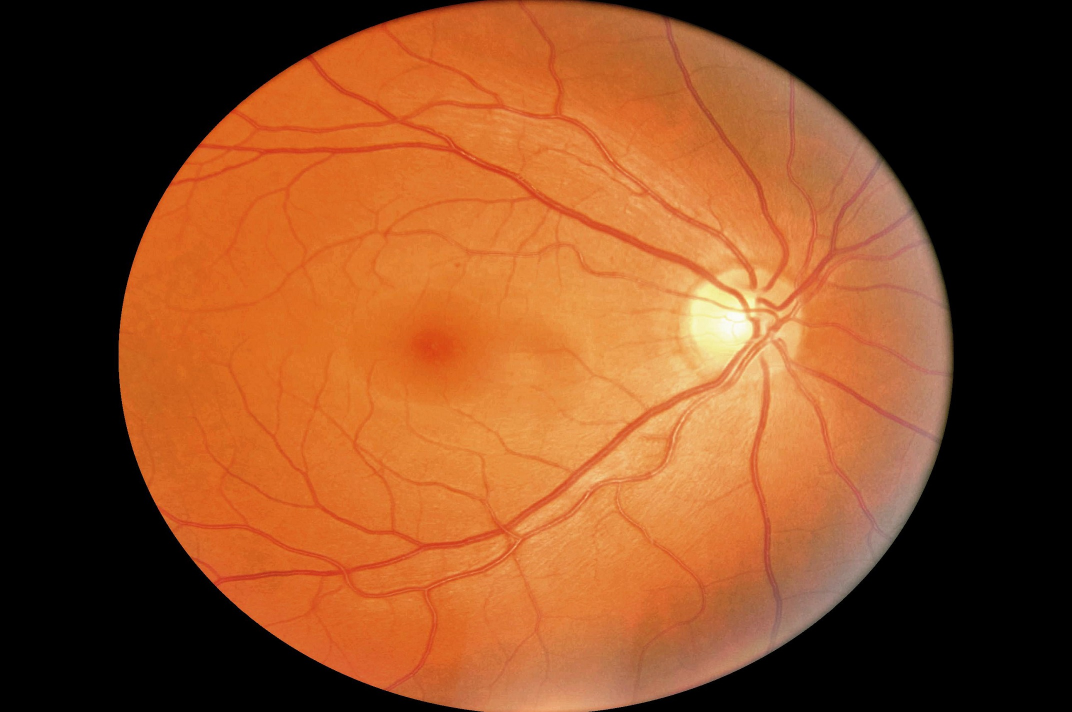
#> input picture segmentation/retinal_img2.jpg, 2144 x 1424 px (shown at 1/2 size)
$ python -i pipeline.py   (imports and definitions only)
#> lines starting #> are read from the running program, lines starting #| are printed output that depends on the picture; after the words box and inside, x2 and y2 are one past the last pixel; in counts of white or black regions, pixels touching at a corner belong together
### services/detector/src/detector/background.py
"""Background (tool-free retina) model: static file, or learned online from live footage."""
from __future__ import annotations

import cv2
import numpy as np


def value_channel(bgr: np.ndarray) -> np.ndarray:
    return cv2.GaussianBlur(cv2.cvtColor(bgr, cv2.COLOR_BGR2HSV)[..., 2].astype(np.float32), (0, 0), 1.5)


def local_max_value(bgr: np.ndarray, window: int = 161) -> np.ndarray:
    """Single-frame fallback: bright envelope of V (tools/shadows are darker than their surroundings)."""
    v = cv2.cvtColor(bgr, cv2.COLOR_BGR2HSV)[..., 2]
    small = cv2.resize(v, None, fx=0.25, fy=0.25, interpolation=cv2.INTER_AREA)
    k = max(3, window // 4) | 1
    env = cv2.GaussianBlur(cv2.dilate(small, np.ones((k, k), np.uint8)).astype(np.float32), (0, 0), k / 3)
    return cv2.resize(env, (v.shape[1], v.shape[0]), interpolation=cv2.INTER_LINEAR)


# [15 lines left out: function find_eye_disc, not called in this run]


class Background:
    """Holds the reference V channel. States: `static` (loaded), `learning` (bootstrapping), `none`."""

    def __init__(self, path: str | None = None, size: int = 1080):
        self.size = size
        self.v: np.ndarray | None = None
        self.bgr: np.ndarray | None = None          # float32 colour background (for chromaticity tests)
        self.state = "none"
        self.disc: tuple[float, float, float] | None = None   # eye circle found in the background
        self._samples: list[np.ndarray] = []
        if path:
            img = cv2.imread(path)
            if img is not None:
                self.set_image(img)

    # [7 lines left out: function set_image, not called in this run]

    def reset(self) -> None:
        self.v, self.bgr, self.state, self.disc, self._samples = None, None, "none", None, []

    # -- online learning -------------------------------------------------
    # [21 lines left out: functions add_sample, adapt, not called in this run]

    def reference(self, bgr: np.ndarray) -> tuple[np.ndarray, bool]:
        """Returns (reference V, is_background_model)."""
        if self.v is not None:
            return self.v, True
        return local_max_value(bgr), False

### services/detector/src/detector/masks.py
"""Pixel masks for the forceps (grey, unsaturated) and its shadow (dark relative to the background)."""
from __future__ import annotations

import cv2
import numpy as np

from .config import Settings


def disc(size: int, radius_frac: float, eye=None) -> np.ndarray:
    """Circular region of interest: the detected eye circle (scaled), else centred with a default radius."""
    d = np.zeros((size, size), np.uint8)
    if eye is not None:
        cv2.circle(d, (int(eye[0]), int(eye[1])), int(eye[2] * radius_frac), 1, -1)
    else:
        cv2.circle(d, (size // 2, size // 2), int(radius_frac * size), 1, -1)
    return d


# [6 lines left out: function colour_angle, not called in this run]


def compute_masks(bgr: np.ndarray, ref_v: np.ndarray, from_model: bool, cfg: Settings, eye=None, ref_bgr=None):
    hsv = cv2.cvtColor(bgr, cv2.COLOR_BGR2HSV)
    sat = hsv[..., 1]
    val = cv2.GaussianBlur(hsv[..., 2].astype(np.float32), (0, 0), 1.0)
    ratio = val / np.maximum(ref_v, 1)
    inside = disc(bgr.shape[0], cfg.mask_disc_eye if eye is not None else cfg.mask_disc_radius, eye) > 0
    forceps = ((sat < cfg.forceps_sat_max) & (val < cfg.forceps_val_max) & inside).astype(np.uint8)
    if ref_bgr is not None and cfg.forceps_angle > 0:      # chroma cue (needs the colour background)
        ang = (colour_angle(bgr, ref_bgr) > cfg.forceps_angle) & (ratio < 0.97) & inside
        ang = cv2.morphologyEx(ang.astype(np.uint8), cv2.MORPH_OPEN, np.ones((5, 5), np.uint8))
        forceps = forceps | ang
    thr = cfg.shadow_ratio
    if not from_model:    # no background: ratio is relative to a bright envelope, so re-centre it
        sel = inside & (sat >= cfg.forceps_sat_max)
        thr = cfg.fallback_rel * float(np.median(ratio[sel])) if sel.any() else 0.0
    shadow = ((ratio < thr) & (sat >= cfg.forceps_sat_max) & inside & (forceps == 0)).astype(np.uint8)
    if not from_model:    # thin vessels leak into the mask
        shadow = cv2.morphologyEx(shadow, cv2.MORPH_OPEN, np.ones((7, 7), np.uint8))
    return forceps, shadow, ratio


def isolate_tool(mask: np.ndarray, core: int = 13, half_width: int = 56, min_elong: float = 3.0) -> np.ndarray:
    """Shadow masks get glued to vessels and blotchy background, so the largest blob is no longer tool-shaped.
    The thick shaft survives an opening; its axis then defines a strip in which we keep the original mask
    (jaws included, being thin and attached to the shaft). Without a thick elongated shaft there is no shadow
    (vessel debris alone must not pass as a tool): returns an empty mask.
    The strip width matters: narrower cuts jaw tips, wider lets vessels back in (tuned on the sample video)."""
    small = cv2.resize(mask * 255, None, fx=0.5, fy=0.5, interpolation=cv2.INTER_AREA) > 127          # half-res: 4x cheaper
    k = cv2.getStructuringElement(cv2.MORPH_ELLIPSE, (core // 2 | 1, core // 2 | 1))
    opened = cv2.morphologyEx(small.astype(np.uint8), cv2.MORPH_OPEN, k)
    n, lab, st, _ = cv2.connectedComponentsWithStats(opened, connectivity=8)
    best, best_score = None, 0.0
    for i in np.argsort(st[1:, cv2.CC_STAT_AREA])[::-1][:6] + 1:
        if st[i, cv2.CC_STAT_AREA] < 75:
            break
        ys, xs = np.nonzero(lab == i)
        P = 2 * np.stack([xs, ys], 1).astype(np.float32)
        c = P.mean(0)
        ev, evec = np.linalg.eigh(np.cov((P - c).T))
        elong = float(np.sqrt(ev[1] / max(ev[0], 1e-9)))
        score = elong * float(np.sqrt(ev[1]))             # long *and* extended, not just a thin sliver
        if elong >= min_elong and score > best_score:
            best, best_score = (c, evec[:, 1]), score
    if best is None:
        return np.zeros_like(mask)
    c, d = best
    ys, xs = np.nonzero(mask)
    off = np.stack([xs, ys], 1).astype(np.float32) - c
    keep = np.abs(off[:, 0] * d[1] - off[:, 1] * d[0]) <= half_width
    out = np.zeros_like(mask)
    out[ys[keep], xs[keep]] = 1
    return out

### services/detector/src/detector/geometry.py
"""Jaw geometry: tips + junction of a two-jaw tool from a binary mask."""
from __future__ import annotations

from dataclasses import dataclass

import cv2
import numpy as np

CW, CH, TX, TY = 700, 600, 60, 300     # canvas for the tool-aligned (tip-left) view
SCAN = 320                             # how far from the tip we look for the fork


@dataclass
class Jaws:
    ok: bool
    reason: str = ""
    left_tip: tuple[float, float] | None = None
    right_tip: tuple[float, float] | None = None
    junction: tuple[float, float] | None = None
    angle_deg: float = 0.0           # tool direction (tip -> base) in image
    jaw_len: float = 0.0
    spread: float = 0.0


def _largest(mask: np.ndarray):
    n, lab, st, _ = cv2.connectedComponentsWithStats(mask, connectivity=8)
    if n < 2:
        return None
    return (lab == 1 + np.argmax(st[1:, cv2.CC_STAT_AREA])).astype(np.uint8)


def _runs(col: np.ndarray):
    d = np.diff(np.concatenate([[0], col, [0]]))
    return list(zip(np.flatnonzero(d == 1), np.flatnonzero(d == -1) - 1))


def _rot(angle: float, c):
    m = cv2.getRotationMatrix2D(c, angle, 1.0)
    m[0, 2] += TX - c[0]
    m[1, 2] += TY - c[1]
    return m


def _axis(R: np.ndarray, x0: int):
    pts = []
    for x in range(x0 + 90, x0 + 260, 3):
        rr = _runs(R[:, x].astype(np.uint8))
        if rr:
            a, b = max(rr, key=lambda r: r[1] - r[0])
            pts.append((x, (a + b) / 2))
    if len(pts) < 8:
        return None
    pts = np.array(pts)
    return np.polyfit(pts[:, 0], pts[:, 1], 1)


def analyze(mask: np.ndarray, min_area: int = 800) -> Jaws:
    m = cv2.morphologyEx(mask, cv2.MORPH_CLOSE, np.ones((3, 3), np.uint8))
    cc = _largest(m)
    if cc is None or cc.sum() < min_area:
        return Jaws(False, "tool not visible")
    h, w = cc.shape
    ys, xs = np.nonzero(cc)
    P = np.stack([xs, ys], 1).astype(np.float32)
    c = P.mean(0)
    Q = P - c
    evals, evecs = np.linalg.eigh(Q.T @ Q)
    d = evecs[:, -1]                                # principal axis (2x2 eigenproblem, cheap)
    if np.sqrt(evals[-1] / max(evals[0], 1e-9)) < 4:     # a tool is long and thin, not a blob
        return Jaws(False, "blob is not tool-shaped")
    proj = (P - c) @ d
    # the tool enters from the rim, so the tip is the end closer to the image centre
    centre = np.array([w / 2, h / 2])
    if np.linalg.norm(c + d * proj.max() - centre) < np.linalg.norm(c + d * proj.min() - centre):
        d, proj = -d, -proj
    tip0 = P[np.argmin(proj)]
    c0 = (float(tip0[0]), float(tip0[1]))
    ang = float(np.degrees(np.arctan2(d[1], d[0])))
    k = None
    for _ in range(3):                       # refine the axis angle on the straight shaft
        M = _rot(ang, c0)
        R = cv2.warpAffine(cc * 255, M, (CW, CH), flags=cv2.INTER_NEAREST) > 127
        if not R.any():
            return Jaws(False, "tool out of view")
        x0 = int(np.nonzero(R.any(0))[0].min())
        k = _axis(R, x0)
        if k is None:
            return Jaws(False, "shaft too short")
        ang += float(np.degrees(np.arctan(k[0])))
    Minv = cv2.invertAffineTransform(M)
    to_img = lambda x, y: tuple(float(v) for v in Minv @ np.array([x, y, 1.0]))

    runs = {x: _runs(R[:, x].astype(np.uint8)) for x in range(x0, min(x0 + SCAN, CW))}
    runs = {x: r for x, r in runs.items()}
    two = sorted(x for x in runs if len(runs[x]) >= 2)
    if not two:
        return Jaws(False, "no fork (jaws closed?)", angle_deg=ang)
    blocks = [[two[0]]]
    for x in two[1:]:
        (blocks[-1].append(x) if x - blocks[-1][-1] <= 3 else blocks.append([x]))
    blk = max(blocks, key=len)
    if len(blk) < 8:
        return Jaws(False, "fork too short", angle_deg=ang)
    xj = blk[-1]
    kg = np.polyfit(blk, [(runs[x][0][1] + runs[x][1][0]) / 2 for x in blk], 1)

    def jaw_tip(sign):
        pts = sorted((x, (a + b) / 2) for x in range(x0, xj + 1) for a, b in runs[x]
                     if ((a + b) / 2 - (kg[0] * x + kg[1])) * sign > 0)
        if len(pts) < 3:
            return None
        return pts[0][0], float(np.mean([p[1] for p in pts[:3]]))

    up, dn = jaw_tip(-1), jaw_tip(+1)
    if up is None or dn is None:
        return Jaws(False, "jaw missing", angle_deg=ang)
    jx = xj + 1
    # in the tip-left view "left" of the heading is +y (image down)
    return Jaws(True, "", left_tip=to_img(*dn), right_tip=to_img(*up),
                junction=to_img(jx, float(np.polyval(kg, jx))), angle_deg=ang,
                jaw_len=float(jx - min(up[0], dn[0])), spread=float(dn[1] - up[1]))

### services/detector/src/detector/config.py
"""Runtime settings, all overridable through environment variables."""
from __future__ import annotations

import os
from dataclasses import dataclass, field


def _f(name: str, default: float) -> float:
    return float(os.getenv(name) or default)


def _s(name: str, default: str = "") -> str:
    return os.getenv(name) or default


@dataclass(frozen=True)
class Settings:
    # --- detection ---
    work_size: int = 1080                 # frames are center-cropped/resized to this square
    disc_radius: float = 0.435            # analysis disc radius, fraction of work_size
    disc_eye: float = 0.94                # analysis disc as fraction of the detected eye radius
    mask_disc_eye: float = 0.98
    mask_disc_radius: float = 0.458       # mask disc radius, fraction of work_size
    shadow_ratio: float = field(default_factory=lambda: _f("SHADOW_RATIO", 0.88))
    fallback_rel: float = field(default_factory=lambda: _f("FALLBACK_REL", 0.90))
    forceps_angle: float = field(default_factory=lambda: _f("FORCEPS_ANGLE", 0.0))   # deg; 0 disables the chroma cue
    forceps_sat_max: int = 150
    forceps_val_max: int = 135
    background_path: str = field(default_factory=lambda: os.environ.get("BACKGROUND_PATH", "/data/background.png"))  # empty = learn from live feed
    state_path: str = field(default_factory=lambda: os.environ.get("DETECTOR_STATE", "/state/config.json"))
    # --- live source ---
    source: str = field(default_factory=lambda: _s("SOURCE"))          # file | rtsp/http url | camera index
    source_loop: bool = field(default_factory=lambda: _s("SOURCE_LOOP", "1") != "0")
    source_realtime: bool = field(default_factory=lambda: _s("SOURCE_REALTIME", "1") != "0")
    bootstrap_seconds: float = field(default_factory=lambda: _f("BOOTSTRAP_SECONDS", 8))
    jpeg_quality: int = field(default_factory=lambda: int(_f("JPEG_QUALITY", 80)))
    # --- orchestrator push ---
    orchestrator_url: str = field(default_factory=lambda: _s("ORCHESTRATOR_URL"))
    push_hz: float = field(default_factory=lambda: _f("PUSH_HZ", 15))
    smoothing: float = field(default_factory=lambda: _f("SMOOTHING", 0.5))   # EMA weight of the new sample, 1 = off

### services/detector/src/detector/pipeline.py
"""Frame -> Detection: tips of forceps and shadow plus their jaw junctions, in original pixel coords."""
from __future__ import annotations

from dataclasses import dataclass, field

import cv2
import numpy as np

from .background import Background
from .config import Settings
from .geometry import Jaws, analyze
from .masks import compute_masks, disc, isolate_tool

POINTS = ("left_tip", "right_tip", "junction")
# colours (BGR)
COL = {"left_tip": (255, 255, 0), "right_tip": (255, 0, 255), "junction": (0, 255, 255)}
LINE = {"forceps": (0, 255, 0), "shadow": (255, 160, 0)}


@dataclass
class ToolPose:
    ok: bool
    reason: str = ""
    left_tip: tuple[float, float] | None = None
    right_tip: tuple[float, float] | None = None
    junction: tuple[float, float] | None = None

    # [4 lines left out: function as_dict, not called in this run]


@dataclass
class Detection:
    forceps: ToolPose
    shadow: ToolPose
    frame_size: tuple[int, int] = (0, 0)
    background: str = "none"
    ms: float = 0.0

    def as_dict(self) -> dict:
        return {"forceps": self.forceps.as_dict(), "shadow": self.shadow.as_dict(),
                "frame_size": list(self.frame_size), "background": self.background, "ms": round(self.ms, 1)}

    # [6 lines left out: function orchestrator_points, not called in this run]


class Detector:
    def __init__(self, cfg: Settings | None = None, background: Background | None = None):
        self.cfg = cfg or Settings()
        self.bg = background or Background(self.cfg.background_path, self.cfg.work_size)
        self._disc_cache: tuple = ("unset", None)
        self.roi: tuple[float, float, float] | None = None   # eye circle (cx, cy, r) in raw frame px
        self.view: np.ndarray | None = None                  # image the last detection refers to

    # --- geometry of the work frame <-> original frame ---
    # [15 lines left out: function normalize, not called in this run]

    def _prepare(self, frame: np.ndarray):
        """-> (work image, mapper from work coords to output coords).
        With an eye circle the output space IS the normalised square; without, the original frame."""
        if self.roi is not None:
            return self.normalize(frame), (lambda p: (float(p[0]), float(p[1])))
        h, w = frame.shape[:2]
        s = min(h, w)
        ox, oy = (w - s) // 2, (h - s) // 2
        sq = frame[oy:oy + s, ox:ox + s]
        n = self.cfg.work_size
        work = sq if s == n else cv2.resize(sq, (n, n), interpolation=cv2.INTER_AREA)
        scale = s / n
        return work, (lambda p: (p[0] * scale + ox, p[1] * scale + oy))

    def detect(self, frame: np.ndarray, adapt: bool = False, prepared=None) -> Detection:
        """`prepared` = (work, mapper) from _prepare(), if the caller already normalised the frame."""
        t0 = cv2.getTickCount()
        work, back = prepared or self._prepare(frame)
        ref, from_model = self.bg.reference(work)
        eye = self.bg.disc if from_model else None
        forceps_m, shadow_m, _ = compute_masks(work, ref, from_model, self.cfg, eye, self.bg.bgr if from_model else None)
        if self._disc_cache[0] != eye:
            self._disc_cache = (eye, disc(self.cfg.work_size, self.cfg.disc_eye if eye else self.cfg.disc_radius, eye))
        analysis = self._disc_cache[1]
        res = {}
        for name, m in (("forceps", forceps_m), ("shadow", shadow_m)):
            m = m * analysis
            j: Jaws = analyze(isolate_tool(m) if name == "shadow" else m)
            res[name] = (ToolPose(True, "", *(back(getattr(j, k)) for k in POINTS)) if j.ok
                         else ToolPose(False, j.reason))
        if adapt and from_model:
            self.bg.adapt(work, cv2.dilate(forceps_m | shadow_m, np.ones((15, 15), np.uint8)))
        ms = (cv2.getTickCount() - t0) / cv2.getTickFrequency() * 1000
        self.view = work if self.roi is not None else frame
        size = work.shape[1::-1] if self.roi is not None else frame.shape[1::-1]
        return Detection(res["forceps"], res["shadow"], size, self.bg.state, ms)


# [15 lines left out: function annotate, not called in this run]

>>> import cv2
>>> picture = cv2.imread('../../../../segmentation/retinal_img2.jpg')
#> picture is the input picture: shape (1424, 2144, 3); mean B, G, R 35.8, 73.7, 132.3
>>> result = Detector().detect(picture)
#> in _prepare, `sq = frame[oy:oy + s, ox:ox + s]`:
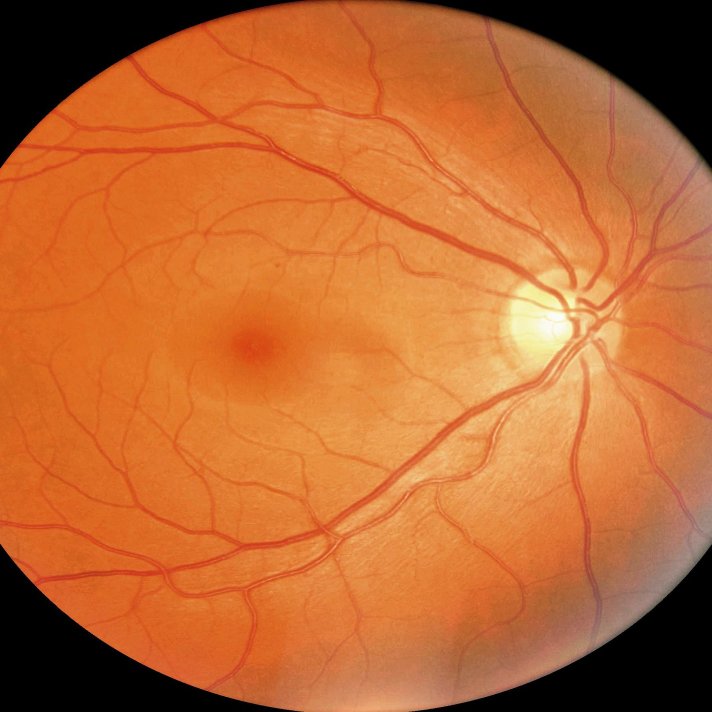
#> sq: shape (1424, 1424, 3) (shown at 1/2 size); mean B, G, R 49.9, 104, 187.2
#> in local_max_value, `env = cv2.GaussianBlur(cv2.dilate(small, np.ones((k, k), np.uint8)).as..`:
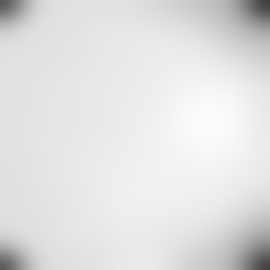
#> env: shape (270, 270) float32; min 63.66, max 252.1, mean 225.5
#> in detect, `ref, from_model = self.bg.reference(work)`: from_model = False
#> in compute_masks, `sat = hsv[..., 1]`:
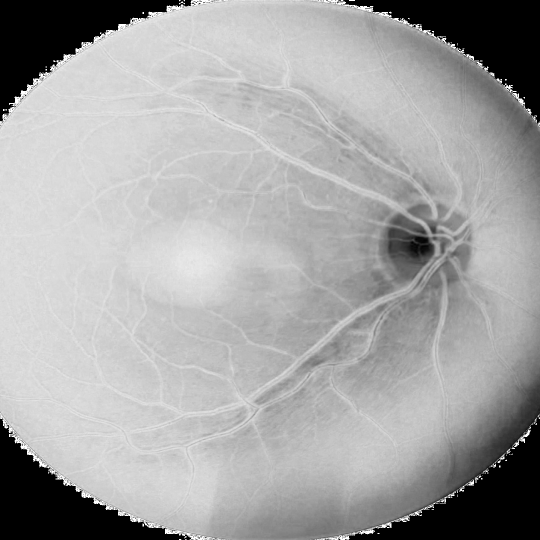
#> sat: shape (1080, 1080) (shown at 1/2 size); min 0, max 255, mean 164
#> in disc, `cv2.circle(d, (size // 2, size // 2), int(radius_frac * size), 1, -1)`:
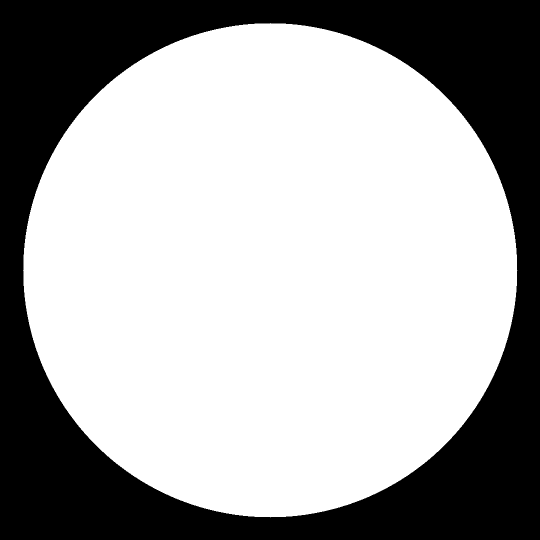
#> d: shape (1080, 1080) (shown at 1/2 size); values 0 (black) and 1 (white), 65.7% white; 1 black region, box (x1, y1, x2, y2) and area: (0, 0, 1080, 1080) 399787
#> in compute_masks, `sel = inside & (sat >= cfg.forceps_sat_max)`:
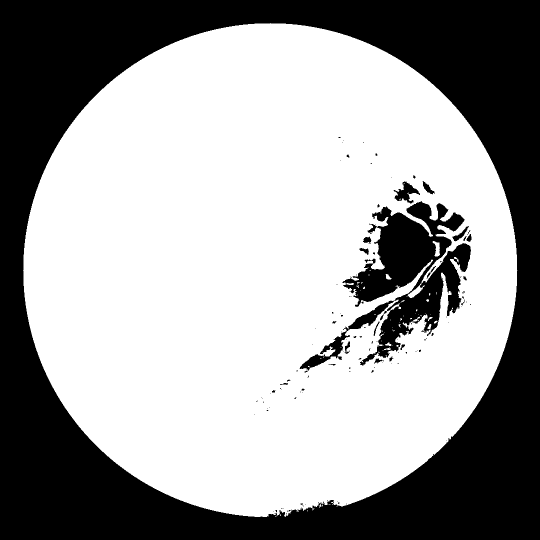
#> sel: shape (1080, 1080) bool (shown at 1/2 size); 61.9% white; 127 black regions (103 under 20 px), largest, box (x1, y1, x2, y2) and area: (0, 0, 1080, 1080) 401297, (599, 402, 942, 741) 39490, (787, 362, 840, 407) 994
#> in compute_masks, `thr = cfg.fallback_rel * float(np.median(ratio[sel])) if sel.any() els..`: thr = 0.862
#> call 2 of disc, with size = 1080, radius_frac = 0.435
#> in disc (call 2), `cv2.circle(d, (size // 2, size // 2), int(radius_frac * size), 1, -1)`:
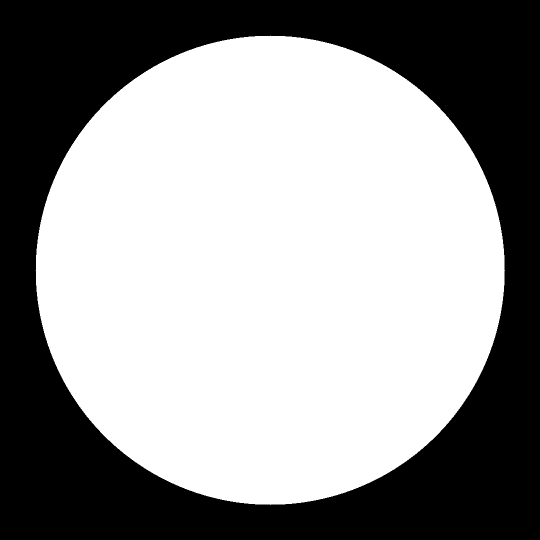
#> d: shape (1080, 1080) (shown at 1/2 size); values 0 (black) and 1 (white), 59.2% white; 1 black region, box (x1, y1, x2, y2) and area: (0, 0, 1080, 1080) 475447
#> the loop in detect, `for name, m in (("forceps", forceps_m), ("shadow", shadow_m)):` made 2 passes
#> name on pass 1: 'forceps'
#> pass 2, in isolate_tool, `opened = cv2.morphologyEx(small.astype(np.uint8), cv2.MORPH_OPEN, k)`:
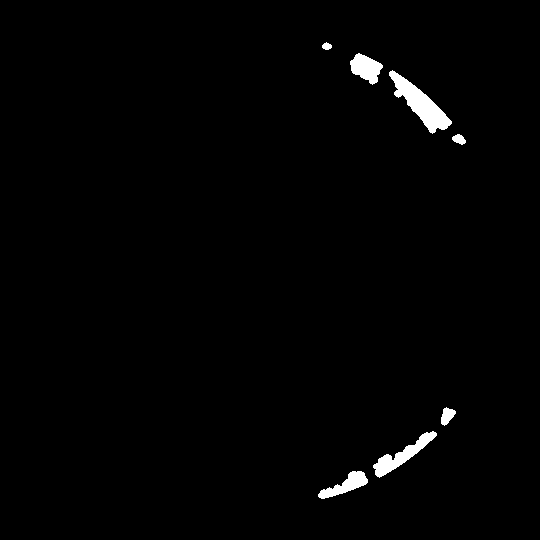
#> opened: shape (540, 540); values 0 (black) and 1 (white), 1.3% white; 7 white regions, largest, box (x1, y1, x2, y2) and area: (389, 70, 452, 134) 1389, (373, 431, 437, 478) 847, (350, 53, 383, 85) 629
#> after the loop in detect, `for name, m in (("forceps", forceps_m), ("shadow", shadow_m)):`: res = 2 items
